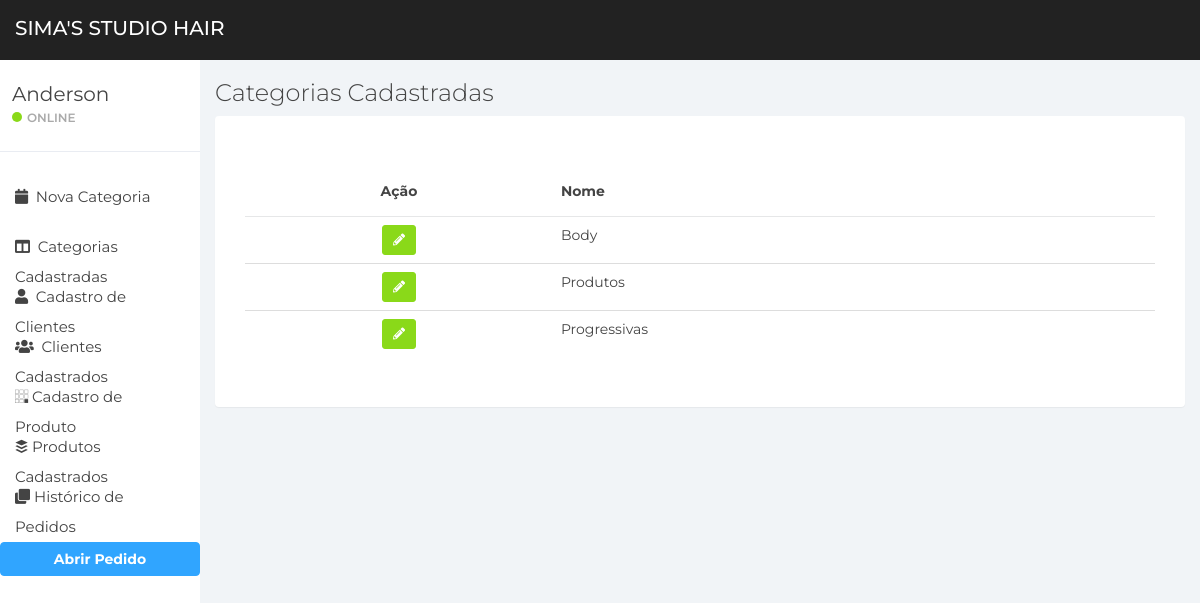
The app's page /category/list-category (signed in), older data.
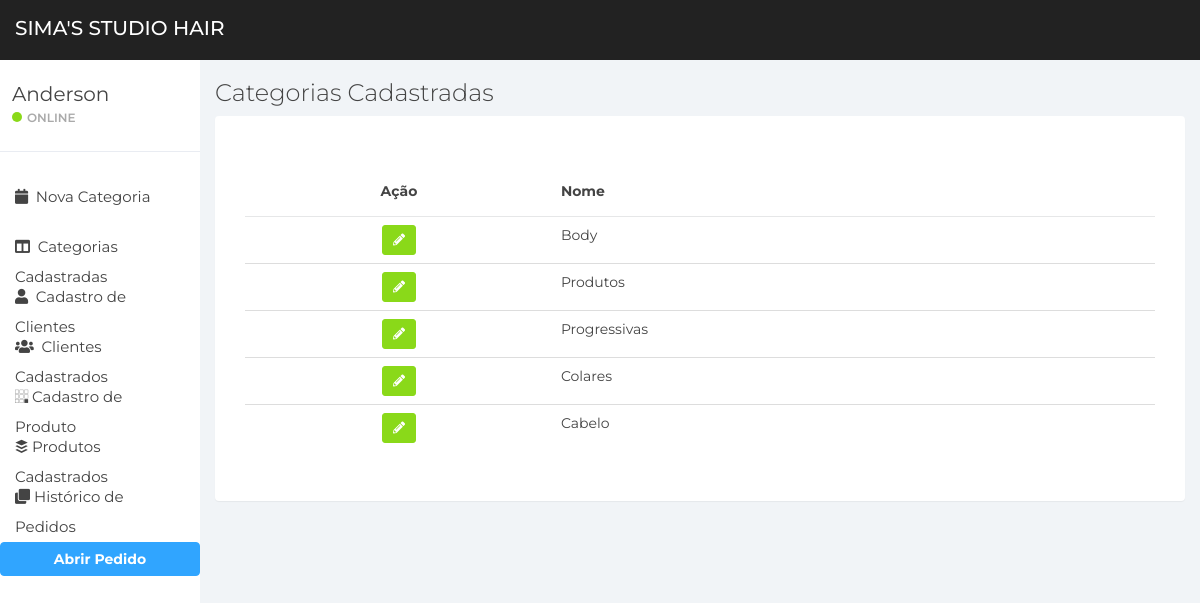
The same page, newer data.
### apps/categoria/models.py (models this page shows, shortened)
class Category(models.Model):
    loja = models.ForeignKey(to=Store, on_delete=models.DO_NOTHING, null=True, blank=True)
    nome = models.CharField(max_length=200)
    descricao = models.CharField(max_length=300, blank=True, null=True)
    data = models.DateTimeField(auto_now_add=True)
    is_active = models.BooleanField(default=True)
    class Meta:
        verbose_name = 'Categoria'
        verbose_name_plural = 'Categorias'

### apps/categoria/views.py (the view)
# urls.py: path('list-category', views.list_categoria, name="list-category")
def list_categoria(request):
    page_title = 'Categorias Cadastradas'
    categorias = None
    msg = None
    notification = None
    loja = request.user.loja
    categorias = models.Category.objects.filter(is_active=True)
    if not categorias:
        msg = 'Nenhuma Categoria cadastradas'
        notification = 'danger'
    context = {
        'page_title': page_title, 'categorias': categorias, 'msg': msg, 'notification': notification
    }
    return render(request, 'categorias_cadastradas.html', context)

### apps/categoria/templates/categorias_cadastradas.html
{% extends 'base/base.html' %}
{% block content %}
<div class="panel-body">
    <table class="table table-hover table-responsive-sm table-sm">
        <thead class="">
        <tr>
            <th class="text-center">Ação</th>
            <th class="text-left">Nome</th>
        </tr>
        </thead>
        <tbody>
        {% for u in categorias %}
        <tr>
            <td align="center">
                <div class="btn-group btn-group-smd shadow" role="group" aria-label="Basic example">
                    <a href="{% url 'categoria:edit-category' u.pk %}" class="btn btn-success btn-sm shadow"><i class="fas fa-pencil-alt"></i></a>
                </div>
            </td>
            <td align="left">{{ u.nome }}</td>
        </tr>
        {% endfor %}
        </tbody>
    </table>
</div>
{% endblock %}

Row changes from the older to the newer data that the page shows:
added Category: nome "Colares"
added Category: nome "Cabelo"
